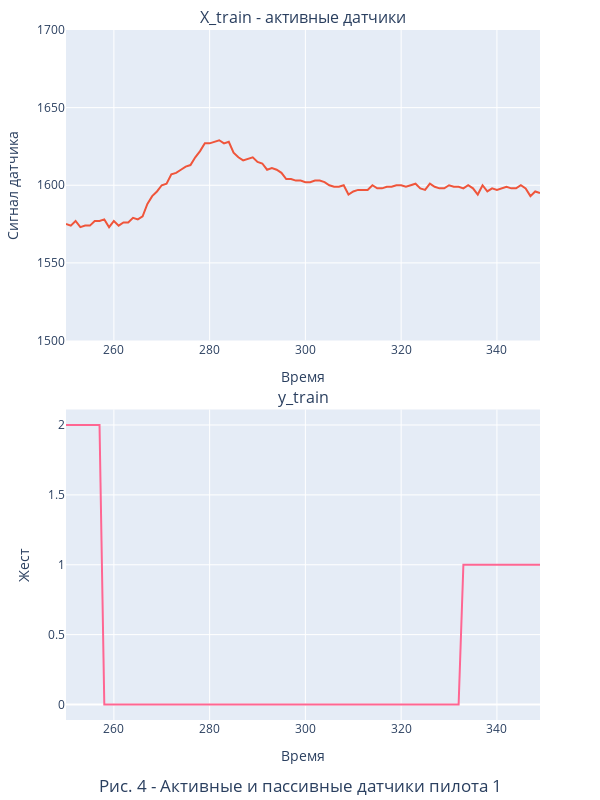

Write notebook code for a chart like this one.
### Markdown cell above
Проанализируем показания датчика 2

### Code cell
Pilot_id = 1
active_sensors, passive_sensors = f.get_sensor_list(1, mounts=mounts, print_active=True)
time_start = 250
time_end = 350
sensor = 2
plot_counter = 4

timesteps=[time_start, time_end]

df = pd.DataFrame(
    data = X_train[Pilot_id], index = [s for s in range(X_train[Pilot_id].shape[0])], 
    columns = [s for s in range(X_train[Pilot_id].shape[1])]).iloc[timesteps[0]:timesteps[1],:]

df_2 = pd.DataFrame(data = y_train[Pilot_id], index = [s for s in range(y_train[Pilot_id].shape[0])]).iloc[timesteps[0]:timesteps[1],:]
    
df_1 = pd.DataFrame(df[sensor], columns=active_sensors)
#df_2 = pd.DataFrame(df[passive_sensors], columns=passive_sensors)


fig = make_subplots(rows=2, cols=1, 
                    subplot_titles=('X_train - активные датчики', 'y_train'), vertical_spacing = 0.1,
)

for i in df_1.columns: fig.add_trace(go.Scatter(x=df_1.index, y=df_1[i], name=str(df[i].name)), row=1, col=1)

for i in df_2.columns: fig.add_trace(go.Scatter(x=df_2.index, y=df_2[i], name=str(df[i].name)), row=2, col=1)

fig.update_layout(title={'text':f'Рис. {plot_counter}'+' - Активные и пассивные датчики пилота ' + str(Pilot_id), 
'x':0.5, 'y':0.01}
)

fig.update_layout(width=600, height=800, legend_title_text ='Номер датчика',
                    xaxis_title_text  = 'Время',  yaxis_title_text = 'Сигнал датчика', yaxis_range=[1500, 1700], 
                    xaxis2_title_text = 'Время', yaxis2_title_text = 'Жест', #yaxis2_range= [0 , 200],
                    margin=dict(l=40, r=60, t=30, b=80), 
                    showlegend=False # легенда загромождает картинку
)

fig.show()

### Figure 1 — Plotly figure (JSON) as saved in the notebook; plotly's stock layout.template omitted (floating-point values rounded to 4 significant figures)
{"data": [{"name": "0", "type": "scatter", "x": [250, 251, 252, 253, 254, 255, 256, 257, 258, 259, 260, 261, 262, 263, 264, 265, 266, 267, 268, 269, 270, 271, 272, 273, 274, 275, 276, 277, 278, 279, 280, 281, 282, 283, 284, 285, 286, 287, 288, 289, 290, 291, 292, 293, 294, 295, 296, 297, 298, 299, 300, 301, 302, 303, 304, 305, 306, 307, 308, 309, 310, 311, 312, 313, 314, 315, 316, 317, 318, 319, 320, 321, 322, 323, 324, 325, 326, 327, 328, 329, 330, 331, 332, 333, 334, 335, 336, 337, 338, 339, 340, 341, 342, 343, 344, 345, 346, 347, 348, 349], "xaxis": "x", "y": [null, null, null, null, null, null, null, null, null, null, null, null, null, null, null, null, null, null, null, null, null, null, null, null, null, null, null, null, null, null, null, null, null, null, null, null, null, null, null, null, null, null, null, null, null, null, null, null, null, null, null, null, null, null, null, null, null, null, null, null, null, null, null, null, null, null, null, null, null, null, null, null, null, null, null, null, null, null, null, null, null, null, null, null, null, null, null, null, null, null, null, null, null, null, null, null, null, null, null, null], "yaxis": "y"}, {"name": "2", "type": "scatter", "x": [250, 251, 252, 253, 254, 255, 256, 257, 258, 259, 260, 261, 262, 263, 264, 265, 266, 267, 268, 269, 270, 271, 272, 273, 274, 275, 276, 277, 278, 279, 280, 281, 282, 283, 284, 285, 286, 287, 288, 289, 290, 291, 292, 293, 294, 295, 296, 297, 298, 299, 300, 301, 302, 303, 304, 305, 306, 307, 308, 309, 310, 311, 312, 313, 314, 315, 316, 317, 318, 319, 320, 321, 322, 323, 324, 325, 326, 327, 328, 329, 330, 331, 332, 333, 334, 335, 336, 337, 338, 339, 340, 341, 342, 343, 344, 345, 346, 347, 348, 349], "xaxis": "x", "y": [1575, 1574, 1577, 1573, 1574, 1574, 1577, 1577, 1578, 1573, 1577, 1574, 1576, 1576, 1579, 1578, 1580, 1588, 1593, 1596, 1600, 1601, 1607, 1608, 1610, 1612, 1613, 1618, 1622, 1627, 1627, 1628, 1629, 1627, 1628, 1621, 1618, 1616, 1617, 1618, 1615, 1614, 1610, 1611, 1610, 1608, 1604, 1604, 1603, 1603, 1602, 1602, 1603, 1603, 1602, 1600, 1599, 1599, 1600, 1594, 1596, 1597, 1597, 1597, 1600, 1598, 1598, 1599, 1599, 1600, 1600, 1599, 1600, 1601, 1598, 1597, 1601, 1599, 1598, 1598, 1600, 1599, 1599, 1598, 1600, 1598, 1594, 1600, 1596, 1598, 1597, 1598, 1599, 1598, 1598, 1600, 1598, 1593, 1596, 1595], "yaxis": "y"}, {"name": "5", "type": "scatter", "x": [250, 251, 252, 253, 254, 255, 256, 257, 258, 259, 260, 261, 262, 263, 264, 265, 266, 267, 268, 269, 270, 271, 272, 273, 274, 275, 276, 277, 278, 279, 280, 281, 282, 283, 284, 285, 286, 287, 288, 289, 290, 291, 292, 293, 294, 295, 296, 297, 298, 299, 300, 301, 302, 303, 304, 305, 306, 307, 308, 309, 310, 311, 312, 313, 314, 315, 316, 317, 318, 319, 320, 321, 322, 323, 324, 325, 326, 327, 328, 329, 330, 331, 332, 333, 334, 335, 336, 337, 338, 339, 340, 341, 342, 343, 344, 345, 346, 347, 348, 349], "xaxis": "x", "y": [null, null, null, null, null, null, null, null, null, null, null, null, null, null, null, null, null, null, null, null, null, null, null, null, null, null, null, null, null, null, null, null, null, null, null, null, null, null, null, null, null, null, null, null, null, null, null, null, null, null, null, null, null, null, null, null, null, null, null, null, null, null, null, null, null, null, null, null, null, null, null, null, null, null, null, null, null, null, null, null, null, null, null, null, null, null, null, null, null, null, null, null, null, null, null, null, null, null, null, null], "yaxis": "y"}, {"name": "8", "type": "scatter", "x": [250, 251, 252, 253, 254, 255, 256, 257, 258, 259, 260, 261, 262, 263, 264, 265, 266, 267, 268, 269, 270, 271, 272, 273, 274, 275, 276, 277, 278, 279, 280, 281, 282, 283, 284, 285, 286, 287, 288, 289, 290, 291, 292, 293, 294, 295, 296, 297, 298, 299, 300, 301, 302, 303, 304, 305, 306, 307, 308, 309, 310, 311, 312, 313, 314, 315, 316, 317, 318, 319, 320, 321, 322, 323, 324, 325, 326, 327, 328, 329, 330, 331, 332, 333, 334, 335, 336, 337, 338, 339, 340, 341, 342, 343, 344, 345, 346, 347, 348, 349], "xaxis": "x", "y": [null, null, null, null, null, null, null, null, null, null, null, null, null, null, null, null, null, null, null, null, null, null, null, null, null, null, null, null, null, null, null, null, null, null, null, null, null, null, null, null, null, null, null, null, null, null, null, null, null, null, null, null, null, null, null, null, null, null, null, null, null, null, null, null, null, null, null, null, null, null, null, null, null, null, null, null, null, null, null, null, null, null, null, null, null, null, null, null, null, null, null, null, null, null, null, null, null, null, null, null], "yaxis": "y"}, {"name": "12", "type": "scatter", "x": [250, 251, 252, 253, 254, 255, 256, 257, 258, 259, 260, 261, 262, 263, 264, 265, 266, 267, 268, 269, 270, 271, 272, 273, 274, 275, 276, 277, 278, 279, 280, 281, 282, 283, 284, 285, 286, 287, 288, 289, 290, 291, 292, 293, 294, 295, 296, 297, 298, 299, 300, 301, 302, 303, 304, 305, 306, 307, 308, 309, 310, 311, 312, 313, 314, 315, 316, 317, 318, 319, 320, 321, 322, 323, 324, 325, 326, 327, 328, 329, 330, 331, 332, 333, 334, 335, 336, 337, 338, 339, 340, 341, 342, 343, 344, 345, 346, 347, 348, 349], "xaxis": "x", "y": [null, null, null, null, null, null, null, null, null, null, null, null, null, null, null, null, null, null, null, null, null, null, null, null, null, null, null, null, null, null, null, null, null, null, null, null, null, null, null, null, null, null, null, null, null, null, null, null, null, null, null, null, null, null, null, null, null, null, null, null, null, null, null, null, null, null, null, null, null, null, null, null, null, null, null, null, null, null, null, null, null, null, null, null, null, null, null, null, null, null, null, null, null, null, null, null, null, null, null, null], "yaxis": "y"}, {"name": "15", "type": "scatter", "x": [250, 251, 252, 253, 254, 255, 256, 257, 258, 259, 260, 261, 262, 263, 264, 265, 266, 267, 268, 269, 270, 271, 272, 273, 274, 275, 276, 277, 278, 279, 280, 281, 282, 283, 284, 285, 286, 287, 288, 289, 290, 291, 292, 293, 294, 295, 296, 297, 298, 299, 300, 301, 302, 303, 304, 305, 306, 307, 308, 309, 310, 311, 312, 313, 314, 315, 316, 317, 318, 319, 320, 321, 322, 323, 324, 325, 326, 327, 328, 329, 330, 331, 332, 333, 334, 335, 336, 337, 338, 339, 340, 341, 342, 343, 344, 345, 346, 347, 348, 349], "xaxis": "x", "y": [null, null, null, null, null, null, null, null, null, null, null, null, null, null, null, null, null, null, null, null, null, null, null, null, null, null, null, null, null, null, null, null, null, null, null, null, null, null, null, null, null, null, null, null, null, null, null, null, null, null, null, null, null, null, null, null, null, null, null, null, null, null, null, null, null, null, null, null, null, null, null, null, null, null, null, null, null, null, null, null, null, null, null, null, null, null, null, null, null, null, null, null, null, null, null, null, null, null, null, null], "yaxis": "y"}, {"name": "17", "type": "scatter", "x": [250, 251, 252, 253, 254, 255, 256, 257, 258, 259, 260, 261, 262, 263, 264, 265, 266, 267, 268, 269, 270, 271, 272, 273, 274, 275, 276, 277, 278, 279, 280, 281, 282, 283, 284, 285, 286, 287, 288, 289, 290, 291, 292, 293, 294, 295, 296, 297, 298, 299, 300, 301, 302, 303, 304, 305, 306, 307, 308, 309, 310, 311, 312, 313, 314, 315, 316, 317, 318, 319, 320, 321, 322, 323, 324, 325, 326, 327, 328, 329, 330, 331, 332, 333, 334, 335, 336, 337, 338, 339, 340, 341, 342, 343, 344, 345, 346, 347, 348, 349], "xaxis": "x", "y": [null, null, null, null, null, null, null, null, null, null, null, null, null, null, null, null, null, null, null, null, null, null, null, null, null, null, null, null, null, null, null, null, null, null, null, null, null, null, null, null, null, null, null, null, null, null, null, null, null, null, null, null, null, null, null, null, null, null, null, null, null, null, null, null, null, null, null, null, null, null, null, null, null, null, null, null, null, null, null, null, null, null, null, null, null, null, null, null, null, null, null, null, null, null, null, null, null, null, null, null], "yaxis": "y"}, {"name": "19", "type": "scatter", "x": [250, 251, 252, 253, 254, 255, 256, 257, 258, 259, 260, 261, 262, 263, 264, 265, 266, 267, 268, 269, 270, 271, 272, 273, 274, 275, 276, 277, 278, 279, 280, 281, 282, 283, 284, 285, 286, 287, 288, 289, 290, 291, 292, 293, 294, 295, 296, 297, 298, 299, 300, 301, 302, 303, 304, 305, 306, 307, 308, 309, 310, 311, 312, 313, 314, 315, 316, 317, 318, 319, 320, 321, 322, 323, 324, 325, 326, 327, 328, 329, 330, 331, 332, 333, 334, 335, 336, 337, 338, 339, 340, 341, 342, 343, 344, 345, 346, 347, 348, 349], "xaxis": "x", "y": [null, null, null, null, null, null, null, null, null, null, null, null, null, null, null, null, null, null, null, null, null, null, null, null, null, null, null, null, null, null, null, null, null, null, null, null, null, null, null, null, null, null, null, null, null, null, null, null, null, null, null, null, null, null, null, null, null, null, null, null, null, null, null, null, null, null, null, null, null, null, null, null, null, null, null, null, null, null, null, null, null, null, null, null, null, null, null, null, null, null, null, null, null, null, null, null, null, null, null, null], "yaxis": "y"}, {"name": "21", "type": "scatter", "x": [250, 251, 252, 253, 254, 255, 256, 257, 258, 259, 260, 261, 262, 263, 264, 265, 266, 267, 268, 269, 270, 271, 272, 273, 274, 275, 276, 277, 278, 279, 280, 281, 282, 283, 284, 285, 286, 287, 288, 289, 290, 291, 292, 293, 294, 295, 296, 297, 298, 299, 300, 301, 302, 303, 304, 305, 306, 307, 308, 309, 310, 311, 312, 313, 314, 315, 316, 317, 318, 319, 320, 321, 322, 323, 324, 325, 326, 327, 328, 329, 330, 331, 332, 333, 334, 335, 336, 337, 338, 339, 340, 341, 342, 343, 344, 345, 346, 347, 348, 349], "xaxis": "x", "y": [null, null, null, null, null, null, null, null, null, null, null, null, null, null, null, null, null, null, null, null, null, null, null, null, null, null, null, null, null, null, null, null, null, null, null, null, null, null, null, null, null, null, null, null, null, null, null, null, null, null, null, null, null, null, null, null, null, null, null, null, null, null, null, null, null, null, null, null, null, null, null, null, null, null, null, null, null, null, null, null, null, null, null, null, null, null, null, null, null, null, null, null, null, null, null, null, null, null, null, null], "yaxis": "y"}, {"name": "24", "type": "scatter", "x": [250, 251, 252, 253, 254, 255, 256, 257, 258, 259, 260, 261, 262, 263, 264, 265, 266, 267, 268, 269, 270, 271, 272, 273, 274, 275, 276, 277, 278, 279, 280, 281, 282, 283, 284, 285, 286, 287, 288, 289, 290, 291, 292, 293, 294, 295, 296, 297, 298, 299, 300, 301, 302, 303, 304, 305, 306, 307, 308, 309, 310, 311, 312, 313, 314, 315, 316, 317, 318, 319, 320, 321, 322, 323, 324, 325, 326, 327, 328, 329, 330, 331, 332, 333, 334, 335, 336, 337, 338, 339, 340, 341, 342, 343, 344, 345, 346, 347, 348, 349], "xaxis": "x", "y": [null, null, null, null, null, null, null, null, null, null, null, null, null, null, null, null, null, null, null, null, null, null, null, null, null, null, null, null, null, null, null, null, null, null, null, null, null, null, null, null, null, null, null, null, null, null, null, null, null, null, null, null, null, null, null, null, null, null, null, null, null, null, null, null, null, null, null, null, null, null, null, null, null, null, null, null, null, null, null, null, null, null, null, null, null, null, null, null, null, null, null, null, null, null, null, null, null, null, null, null], "yaxis": "y"}, {"name": "27", "type": "scatter", "x": [250, 251, 252, 253, 254, 255, 256, 257, 258, 259, 260, 261, 262, 263, 264, 265, 266, 267, 268, 269, 270, 271, 272, 273, 274, 275, 276, 277, 278, 279, 280, 281, 282, 283, 284, 285, 286, 287, 288, 289, 290, 291, 292, 293, 294, 295, 296, 297, 298, 299, 300, 301, 302, 303, 304, 305, 306, 307, 308, 309, 310, 311, 312, 313, 314, 315, 316, 317, 318, 319, 320, 321, 322, 323, 324, 325, 326, 327, 328, 329, 330, 331, 332, 333, 334, 335, 336, 337, 338, 339, 340, 341, 342, 343, 344, 345, 346, 347, 348, 349], "xaxis": "x", "y": [null, null, null, null, null, null, null, null, null, null, null, null, null, null, null, null, null, null, null, null, null, null, null, null, null, null, null, null, null, null, null, null, null, null, null, null, null, null, null, null, null, null, null, null, null, null, null, null, null, null, null, null, null, null, null, null, null, null, null, null, null, null, null, null, null, null, null, null, null, null, null, null, null, null, null, null, null, null, null, null, null, null, null, null, null, null, null, null, null, null, null, null, null, null, null, null, null, null, null, null], "yaxis": "y"}, {"name": "29", "type": "scatter", "x": [250, 251, 252, 253, 254, 255, 256, 257, 258, 259, 260, 261, 262, 263, 264, 265, 266, 267, 268, 269, 270, 271, 272, 273, 274, 275, 276, 277, 278, 279, 280, 281, 282, 283, 284, 285, 286, 287, 288, 289, 290, 291, 292, 293, 294, 295, 296, 297, 298, 299, 300, 301, 302, 303, 304, 305, 306, 307, 308, 309, 310, 311, 312, 313, 314, 315, 316, 317, 318, 319, 320, 321, 322, 323, 324, 325, 326, 327, 328, 329, 330, 331, 332, 333, 334, 335, 336, 337, 338, 339, 340, 341, 342, 343, 344, 345, 346, 347, 348, 349], "xaxis": "x", "y": [null, null, null, null, null, null, null, null, null, null, null, null, null, null, null, null, null, null, null, null, null, null, null, null, null, null, null, null, null, null, null, null, null, null, null, null, null, null, null, null, null, null, null, null, null, null, null, null, null, null, null, null, null, null, null, null, null, null, null, null, null, null, null, null, null, null, null, null, null, null, null, null, null, null, null, null, null, null, null, null, null, null, null, null, null, null, null, null, null, null, null, null, null, null, null, null, null, null, null, null], "yaxis": "y"}, {"name": "30", "type": "scatter", "x": [250, 251, 252, 253, 254, 255, 256, 257, 258, 259, 260, 261, 262, 263, 264, 265, 266, 267, 268, 269, 270, 271, 272, 273, 274, 275, 276, 277, 278, 279, 280, 281, 282, 283, 284, 285, 286, 287, 288, 289, 290, 291, 292, 293, 294, 295, 296, 297, 298, 299, 300, 301, 302, 303, 304, 305, 306, 307, 308, 309, 310, 311, 312, 313, 314, 315, 316, 317, 318, 319, 320, 321, 322, 323, 324, 325, 326, 327, 328, 329, 330, 331, 332, 333, 334, 335, 336, 337, 338, 339, 340, 341, 342, 343, 344, 345, 346, 347, 348, 349], "xaxis": "x", "y": [null, null, null, null, null, null, null, null, null, null, null, null, null, null, null, null, null, null, null, null, null, null, null, null, null, null, null, null, null, null, null, null, null, null, null, null, null, null, null, null, null, null, null, null, null, null, null, null, null, null, null, null, null, null, null, null, null, null, null, null, null, null, null, null, null, null, null, null, null, null, null, null, null, null, null, null, null, null, null, null, null, null, null, null, null, null, null, null, null, null, null, null, null, null, null, null, null, null, null, null], "yaxis": "y"}, {"name": "33", "type": "scatter", "x": [250, 251, 252, 253, 254, 255, 256, 257, 258, 259, 260, 261, 262, 263, 264, 265, 266, 267, 268, 269, 270, 271, 272, 273, 274, 275, 276, 277, 278, 279, 280, 281, 282, 283, 284, 285, 286, 287, 288, 289, 290, 291, 292, 293, 294, 295, 296, 297, 298, 299, 300, 301, 302, 303, 304, 305, 306, 307, 308, 309, 310, 311, 312, 313, 314, 315, 316, 317, 318, 319, 320, 321, 322, 323, 324, 325, 326, 327, 328, 329, 330, 331, 332, 333, 334, 335, 336, 337, 338, 339, 340, 341, 342, 343, 344, 345, 346, 347, 348, 349], "xaxis": "x", "y": [null, null, null, null, null, null, null, null, null, null, null, null, null, null, null, null, null, null, null, null, null, null, null, null, null, null, null, null, null, null, null, null, null, null, null, null, null, null, null, null, null, null, null, null, null, null, null, null, null, null, null, null, null, null, null, null, null, null, null, null, null, null, null, null, null, null, null, null, null, null, null, null, null, null, null, null, null, null, null, null, null, null, null, null, null, null, null, null, null, null, null, null, null, null, null, null, null, null, null, null], "yaxis": "y"}, {"name": "36", "type": "scatter", "x": [250, 251, 252, 253, 254, 255, 256, 257, 258, 259, 260, 261, 262, 263, 264, 265, 266, 267, 268, 269, 270, 271, 272, 273, 274, 275, 276, 277, 278, 279, 280, 281, 282, 283, 284, 285, 286, 287, 288, 289, 290, 291, 292, 293, 294, 295, 296, 297, 298, 299, 300, 301, 302, 303, 304, 305, 306, 307, 308, 309, 310, 311, 312, 313, 314, 315, 316, 317, 318, 319, 320, 321, 322, 323, 324, 325, 326, 327, 328, 329, 330, 331, 332, 333, 334, 335, 336, 337, 338, 339, 340, 341, 342, 343, 344, 345, 346, 347, 348, 349], "xaxis": "x", "y": [null, null, null, null, null, null, null, null, null, null, null, null, null, null, null, null, null, null, null, null, null, null, null, null, null, null, null, null, null, null, null, null, null, null, null, null, null, null, null, null, null, null, null, null, null, null, null, null, null, null, null, null, null, null, null, null, null, null, null, null, null, null, null, null, null, null, null, null, null, null, null, null, null, null, null, null, null, null, null, null, null, null, null, null, null, null, null, null, null, null, null, null, null, null, null, null, null, null, null, null], "yaxis": "y"}, {"name": "38", "type": "scatter", "x": [250, 251, 252, 253, 254, 255, 256, 257, 258, 259, 260, 261, 262, 263, 264, 265, 266, 267, 268, 269, 270, 271, 272, 273, 274, 275, 276, 277, 278, 279, 280, 281, 282, 283, 284, 285, 286, 287, 288, 289, 290, 291, 292, 293, 294, 295, 296, 297, 298, 299, 300, 301, 302, 303, 304, 305, 306, 307, 308, 309, 310, 311, 312, 313, 314, 315, 316, 317, 318, 319, 320, 321, 322, 323, 324, 325, 326, 327, 328, 329, 330, 331, 332, 333, 334, 335, 336, 337, 338, 339, 340, 341, 342, 343, 344, 345, 346, 347, 348, 349], "xaxis": "x", "y": [null, null, null, null, null, null, null, null, null, null, null, null, null, null, null, null, null, null, null, null, null, null, null, null, null, null, null, null, null, null, null, null, null, null, null, null, null, null, null, null, null, null, null, null, null, null, null, null, null, null, null, null, null, null, null, null, null, null, null, null, null, null, null, null, null, null, null, null, null, null, null, null, null, null, null, null, null, null, null, null, null, null, null, null, null, null, null, null, null, null, null, null, null, null, null, null, null, null, null, null], "yaxis": "y"}, {"name": "0", "type": "scatter", "x": [250, 251, 252, 253, 254, 255, 256, 257, 258, 259, 260, 261, 262, 263, 264, 265, 266, 267, 268, 269, 270, 271, 272, 273, 274, 275, 276, 277, 278, 279, 280, 281, 282, 283, 284, 285, 286, 287, 288, 289, 290, 291, 292, 293, 294, 295, 296, 297, 298, 299, 300, 301, 302, 303, 304, 305, 306, 307, 308, 309, 310, 311, 312, 313, 314, 315, 316, 317, 318, 319, 320, 321, 322, 323, 324, 325, 326, 327, 328, 329, 330, 331, 332, 333, 334, 335, 336, 337, 338, 339, 340, 341, 342, 343, 344, 345, 346, 347, 348, 349], "xaxis": "x2", "y": [2, 2, 2, 2, 2, 2, 2, 2, 0, 0, 0, 0, 0, 0, 0, 0, 0, 0, 0, 0, 0, 0, 0, 0, 0, 0, 0, 0, 0, 0, 0, 0, 0, 0, 0, 0, 0, 0, 0, 0, 0, 0, 0, 0, 0, 0, 0, 0, 0, 0, 0, 0, 0, 0, 0, 0, 0, 0, 0, 0, 0, 0, 0, 0, 0, 0, 0, 0, 0, 0, 0, 0, 0, 0, 0, 0, 0, 0, 0, 0, 0, 0, 0, 1, 1, 1, 1, 1, 1, 1, 1, 1, 1, 1, 1, 1, 1, 1, 1, 1], "yaxis": "y2"}], "layout": {"annotations": [{"font": {"size": 16}, "showarrow": false, "text": "X_train - активные датчики", "x": 0.5, "xanchor": "center", "xref": "paper", "y": 1, "yanchor": "bottom", "yref": "paper"}, {"font": {"size": 16}, "showarrow": false, "text": "y_train", "x": 0.5, "xanchor": "center", "xref": "paper", "y": 0.45, "yanchor": "bottom", "yref": "paper"}], "height": 800, "legend": {"title": {"text": "Номер датчика"}}, "margin": {"b": 80, "l": 40, "r": 60, "t": 30}, "showlegend": false, "title": {"text": "Рис. 4 - Активные и пассивные датчики пилота 1", "x": 0.5, "y": 0.01}, "width": 600, "xaxis": {"anchor": "y", "domain": [0, 1], "title": {"text": "Время"}}, "xaxis2": {"anchor": "y2", "domain": [0, 1], "title": {"text": "Время"}}, "yaxis": {"anchor": "x", "domain": [0.55, 1], "range": [1500, 1700], "title": {"text": "Сигнал датчика"}}, "yaxis2": {"anchor": "x2", "domain": [0, 0.45], "title": {"text": "Жест"}}}}
